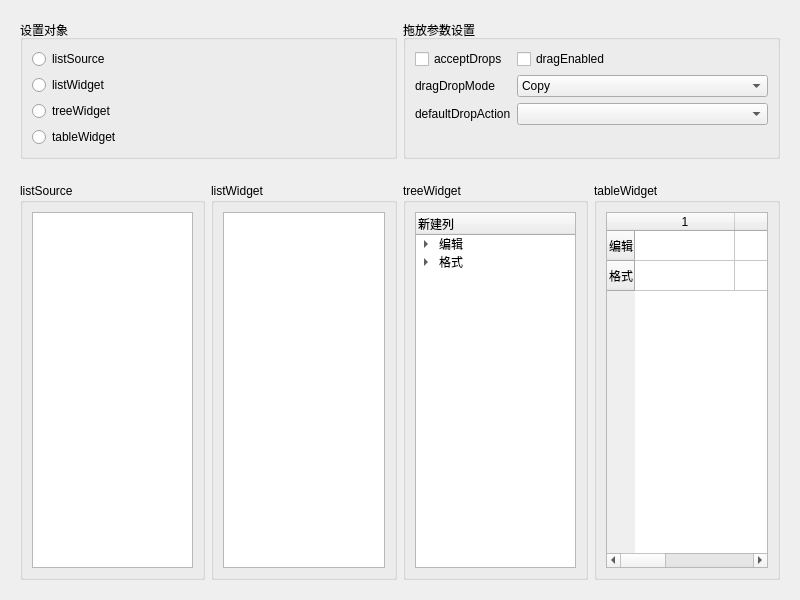
<?xml version="1.0" encoding="UTF-8"?>
<ui version="4.0">
 <class>Widget</class>
 <widget class="QWidget" name="Widget">
  <property name="geometry">
   <rect>
    <x>0</x>
    <y>0</y>
    <width>800</width>
    <height>600</height>
   </rect>
  </property>
  <property name="windowTitle">
   <string>Widget</string>
  </property>
  <layout class="QVBoxLayout" name="verticalLayout_4">
   <item>
    <widget class="QWidget" name="widget_2" native="true">
     <layout class="QHBoxLayout" name="horizontalLayout_4">
      <item>
       <widget class="QGroupBox" name="groupBox_item_set">
        <property name="title">
         <string>设置对象</string>
        </property>
        <layout class="QVBoxLayout" name="verticalLayout_3">
         <item>
          <widget class="QRadioButton" name="rbt_list_source">
           <property name="text">
            <string>listSource</string>
           </property>
          </widget>
         </item>
         <item>
          <widget class="QRadioButton" name="rbt_list_widget">
           <property name="text">
            <string>listWidget</string>
           </property>
          </widget>
         </item>
         <item>
          <widget class="QRadioButton" name="tbt_tree_widget">
           <property name="text">
            <string>treeWidget</string>
           </property>
          </widget>
         </item>
         <item>
          <widget class="QRadioButton" name="rbt_table_widget">
           <property name="text">
            <string>tableWidget</string>
           </property>
          </widget>
         </item>
        </layout>
       </widget>
      </item>
      <item>
       <widget class="QGroupBox" name="groupBox_drag_args_set">
        <property name="title">
         <string>拖放参数设置</string>
        </property>
        <layout class="QFormLayout" name="formLayout">
         <item row="0" column="0">
          <widget class="QCheckBox" name="chk_accept_drops">
           <property name="text">
            <string>acceptDrops</string>
           </property>
          </widget>
         </item>
         <item row="0" column="1">
          <widget class="QCheckBox" name="chk_drag_enable">
           <property name="text">
            <string>dragEnabled</string>
           </property>
          </widget>
         </item>
         <item row="1" column="0">
          <widget class="QLabel" name="label">
           <property name="text">
            <string>dragDropMode</string>
           </property>
           <property name="buddy">
            <cstring>comboBox_drag_drop_mode</cstring>
           </property>
          </widget>
         </item>
         <item row="1" column="1">
          <widget class="QComboBox" name="comboBox_drag_drop_mode">
           <item>
            <property name="text">
             <string>Copy</string>
            </property>
           </item>
           <item>
            <property name="text">
             <string>Move</string>
            </property>
           </item>
           <item>
            <property name="text">
             <string>Link</string>
            </property>
           </item>
           <item>
            <property name="text">
             <string>Ignore</string>
            </property>
           </item>
          </widget>
         </item>
         <item row="2" column="0">
          <widget class="QLabel" name="label_2">
           <property name="text">
            <string>defaultDropAction</string>
           </property>
           <property name="buddy">
            <cstring>comboBox_default_drop_act</cstring>
           </property>
          </widget>
         </item>
         <item row="2" column="1">
          <widget class="QComboBox" name="comboBox_default_drop_act"/>
         </item>
        </layout>
       </widget>
      </item>
     </layout>
    </widget>
   </item>
   <item>
    <widget class="QWidget" name="widget" native="true">
     <layout class="QHBoxLayout" name="horizontalLayout_3">
      <item>
       <widget class="QGroupBox" name="groupBox_list_source">
        <property name="title">
         <string>listSource</string>
        </property>
        <layout class="QHBoxLayout" name="horizontalLayout">
         <item>
          <widget class="QListWidget" name="listWidget_source"/>
         </item>
        </layout>
       </widget>
      </item>
      <item>
       <widget class="QGroupBox" name="groupBox_list_widget">
        <property name="title">
         <string>listWidget</string>
        </property>
        <layout class="QHBoxLayout" name="horizontalLayout_2">
         <item>
          <widget class="QListWidget" name="listWidget"/>
         </item>
        </layout>
       </widget>
      </item>
      <item>
       <widget class="QGroupBox" name="groupBox_tree_widget">
        <property name="title">
         <string>treeWidget</string>
        </property>
        <layout class="QVBoxLayout" name="verticalLayout">
         <item>
          <widget class="QTreeWidget" name="treeWidget">
           <column>
            <property name="text">
             <string>新建列</string>
            </property>
           </column>
           <item>
            <property name="text">
             <string>编辑</string>
            </property>
            <item>
             <property name="text">
              <string>复制</string>
             </property>
            </item>
            <item>
             <property name="text">
              <string>剪切</string>
             </property>
            </item>
           </item>
           <item>
            <property name="text">
             <string>格式</string>
            </property>
            <item>
             <property name="text">
              <string>粗体</string>
             </property>
            </item>
            <item>
             <property name="text">
              <string>下划线</string>
             </property>
            </item>
           </item>
          </widget>
         </item>
        </layout>
       </widget>
      </item>
      <item>
       <widget class="QGroupBox" name="groupBox_table_widget">
        <property name="title">
         <string>tableWidget</string>
        </property>
        <layout class="QVBoxLayout" name="verticalLayout_2">
         <item>
          <widget class="QTableWidget" name="tableWidget">
           <row>
            <property name="text">
             <string>编辑</string>
            </property>
           </row>
           <row>
            <property name="text">
             <string>格式</string>
            </property>
           </row>
           <column/>
           <column/>
           <column/>
          </widget>
         </item>
        </layout>
       </widget>
      </item>
     </layout>
    </widget>
   </item>
  </layout>
 </widget>
 <resources/>
 <connections/>
</ui>
